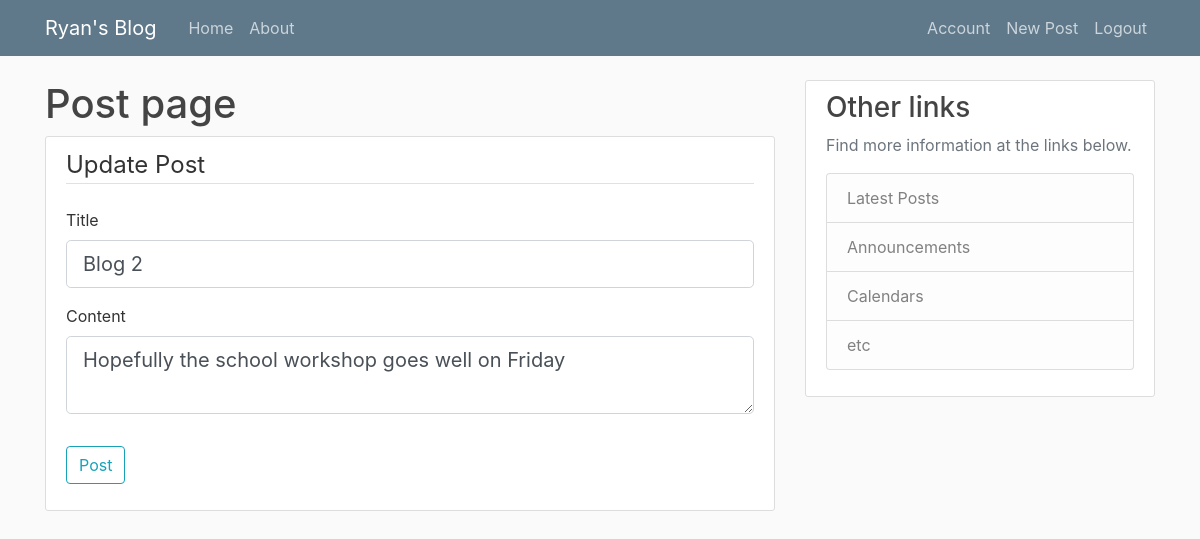
The app's page /post/2/update (signed in) with its own data.
### flaskblog/models.py (models this page shows, shortened)
class Post(db.Model):
    id = db.Column(db.Integer, primary_key=True)
    title = db.Column(db.String(100), nullable=False)
    date_posted = db.Column(db.DateTime, nullable=False, default=datetime.utcnow)
    content = db.Column(db.Text, nullable=False)
    user_id = db.Column(db.Integer, db.ForeignKey('user.id'), nullable=False)

### flaskblog/posts/routes.py (the view)
@posts.route("/post/<int:post_id>/update", methods=['GET', 'POST'])
@login_required
def update_post(post_id):
    post = Post.query.get_or_404(post_id)
    if post.author != current_user:
        abort(403)
    form = PostForm()
    if form.validate_on_submit():
        post.title = form.title.data
        post.content = form.content.data
        db.session.commit()
        flash("Post updated!", 'success')
        return redirect(url_for('posts.post', post_id=post.id))
    elif request.method == 'GET':
        form.title.data = post.title
        form.content.data = post.content
    return render_template('create_post.html', title="Update post",
                           form=form, legend='Update Post')

### flaskblog/posts/forms.py
class PostForm(FlaskForm):
    title = StringField('Title',
                        validators=[DataRequired()])
    content = TextAreaField('Content',
                            validators=[DataRequired()])
    submit = SubmitField('Post')

### flaskblog/models.py (called while the page is built)
@login_manager.user_loader
def load_user(user_id):
    return User.query.get(int(user_id))

### flaskblog/templates/create_post.html (shortened to what this page needs)
{% extends "layout.html" %}
{% block content %}
    <h1>Post page</h1>
    <div class="content-section">
      <form method="POST" action = "">
        <fieldset class="form-group">
          <legend class="border-bottom mb-4">{{ legend }}</legend>
          <div class="form-group">
            {{ form.title.label(class="form-control-label") }}
            {% if form.title.errors %}
              {{ form.title(class="form-control form-control-lg is-invalid") }}
                <div class="invalid-feedback">
                  {% for error in form.title.errors %}
                    <span>{{ error }}</span>
                  {% endfor %}
                </div>
            {% else %}
              {{ form.title(class="form-control form-control-lg") }}
            {% endif %}
          </div>
          <div class="form-group">
            {{ form.content.label(class="form-control-label") }}
            {% if form.content.errors %}
              {{ form.content(class="form-control form-control-lg is-invalid") }}
                <div class="invalid-feedback">
                  {% for error in form.content.errors %}
                    <span>{{ error }}</span>
                  {% endfor %}
                </div>
            {% else %}
              {{ form.content(class="form-control form-control-lg") }}
            {% endif %}
          </div>
        </fieldset>
        <div class="form-group">
          {{ form.submit(class="btn btn-outline-info") }}
        </div>
      </form>
    </div>
{% endblock content%}

### flaskblog/static/main.css (style rules this page uses)
body { background: #fafafa; color: #333333; margin-top: 5rem; }
h1, h2, h3, h4, h5, h6 { color: #444444; }
.content-section { background: #ffffff; padding: 10px 20px; border: 1px solid #dddddd; border-radius: 3px; margin-bottom: 20px; }

### records on screen
Post: title "Blog 2", content "Hopefully the school workshop goes well on Friday"

### other values on screen
{{ legend }} "Update Post"
